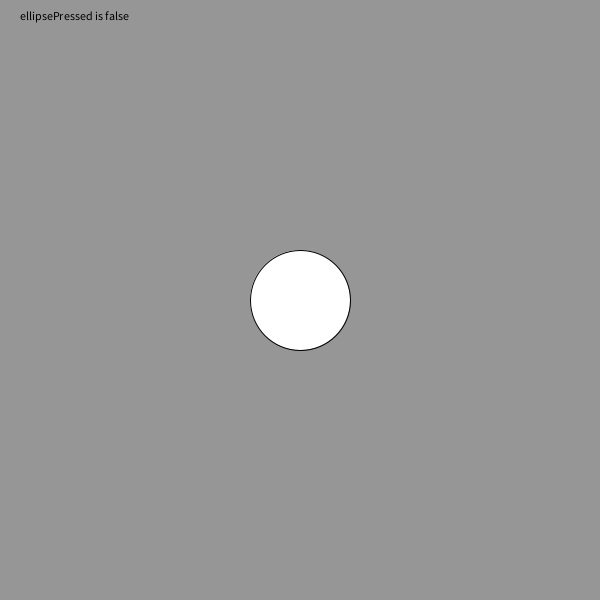
Frame 1 (no input)
Frame 60 (the mouse pressed at the canvas centre just before this capture): identical to frame 1, image omitted
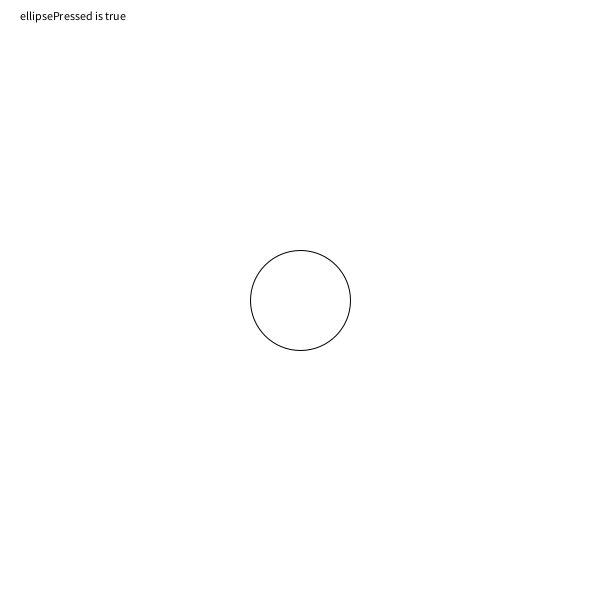
Frame 120 (the mouse held since frame 60 and released just before this capture)

The Processing sketch that drew these frames (run headless with seeded random() and noise(); from frame 60 on, the mouse is pressed at the canvas centre):

// Processing sketch: conditionals5
// ── conditionals5.pde
//same as previous - but instead of tracking if the mouse is within the ellipse,
//track if the mouse is pressed while inside the ellipse
//change the background color if it is by inverting the boolean used to track it.

int ellipseX;
int ellipseY;
int ellipseSize;

boolean ellipsePressed = false;

void setup() {
  size(600, 600);

  ellipseX = width/2;
  ellipseY = height/2;
  ellipseSize = 100;
}

void draw() {
  if (ellipsePressed) {
    background(255);
  } else {
    background(150);
  }
  
  fill(0);
  text("ellipsePressed is " + ellipsePressed, 20, 20);
 
  fill(255);
  ellipse(ellipseX, ellipseY, ellipseSize, ellipseSize);
}

void mousePressed() {
  float distance = dist(mouseX, mouseY, ellipseX, ellipseY);

  if (distance < ellipseSize/2) {
    ellipsePressed = !ellipsePressed;
  }
}
